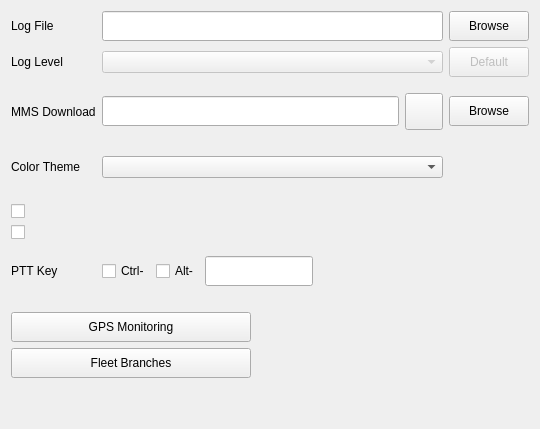
             <widget class="QWidget" name="generalPage">
              <layout class="QGridLayout" name="generalGLayout">
               <item row="0" column="0">
                <widget class="QLabel" name="logLabel">
                 <property name="sizePolicy">
                  <sizepolicy hsizetype="Preferred" vsizetype="Preferred">
                   <horstretch>0</horstretch>
                   <verstretch>0</verstretch>
                  </sizepolicy>
                 </property>
                 <property name="text">
                  <string>Log File</string>
                 </property>
                </widget>
               </item>
               <item row="0" column="1" colspan="5">
                <widget class="QLineEdit" name="logEdit">
                 <property name="minimumSize">
                  <size>
                   <width>0</width>
                   <height>30</height>
                  </size>
                 </property>
                </widget>
               </item>
               <item row="0" column="6">
                <widget class="QPushButton" name="logBrowseButton">
                 <property name="minimumSize">
                  <size>
                   <width>80</width>
                   <height>30</height>
                  </size>
                 </property>
                 <property name="text">
                  <string>Browse</string>
                 </property>
                </widget>
               </item>
               <item row="1" column="0">
                <widget class="QLabel" name="logLevelLabel">
                 <property name="sizePolicy">
                  <sizepolicy hsizetype="Preferred" vsizetype="Preferred">
                   <horstretch>0</horstretch>
                   <verstretch>0</verstretch>
                  </sizepolicy>
                 </property>
                 <property name="text">
                  <string>Log Level</string>
                 </property>
                </widget>
               </item>
               <item row="1" column="1" colspan="5">
                <widget class="QComboBox" name="logLevelCombo">
                 <property name="enabled">
                  <bool>false</bool>
                 </property>
                </widget>
               </item>
               <item row="1" column="6">
                <widget class="QPushButton" name="logLevelDefButton">
                 <property name="enabled">
                  <bool>false</bool>
                 </property>
                 <property name="minimumSize">
                  <size>
                   <width>80</width>
                   <height>30</height>
                  </size>
                 </property>
                 <property name="text">
                  <string>Default</string>
                 </property>
                </widget>
               </item>
               <item row="2" column="0">
                <spacer name="logVSpacer">
                 <property name="orientation">
                  <enum>Qt::Vertical</enum>
                 </property>
                 <property name="sizeType">
                  <enum>QSizePolicy::Fixed</enum>
                 </property>
                 <property name="sizeHint" stdset="0">
                  <size>
                   <width>20</width>
                   <height>10</height>
                  </size>
                 </property>
                </spacer>
               </item>
               <item row="3" column="0">
                <widget class="QLabel" name="dlLabel">
                 <property name="sizePolicy">
                  <sizepolicy hsizetype="Preferred" vsizetype="Preferred">
                   <horstretch>0</horstretch>
                   <verstretch>0</verstretch>
                  </sizepolicy>
                 </property>
                 <property name="text">
                  <string>MMS Download</string>
                 </property>
                </widget>
               </item>
               <item row="3" column="1" colspan="4">
                <widget class="QLineEdit" name="dlEdit">
                 <property name="minimumSize">
                  <size>
                   <width>0</width>
                   <height>30</height>
                  </size>
                 </property>
                 <property name="toolTip">
                  <string>Folder</string>
                 </property>
                </widget>
               </item>
               <item row="3" column="5">
                <widget class="QToolButton" name="dlClrButton">
                 <property name="minimumSize">
                  <size>
                   <width>30</width>
                   <height>30</height>
                  </size>
                 </property>
                 <property name="toolTip">
                  <string>Use default</string>
                 </property>
                 <property name="icon">
                  <iconset resource="Resources.qrc">
                   <normaloff>:/Images/images/icon_clear.png</normaloff>
                   :/Images/images/icon_clear.png</iconset>
                 </property>
                 <property name="iconSize">
                  <size>
                   <width>30</width>
                   <height>30</height>
                  </size>
                 </property>
                </widget>
               </item>
               <item row="3" column="6">
                <widget class="QPushButton" name="dlBrowseButton">
                 <property name="minimumSize">
                  <size>
                   <width>80</width>
                   <height>30</height>
                  </size>
                 </property>
                 <property name="text">
                  <string>Browse</string>
                 </property>
                </widget>
               </item>
               <item row="4" column="0">
                <spacer name="mmsVSpacer">
                 <property name="orientation">
                  <enum>Qt::Vertical</enum>
                 </property>
                 <property name="sizeType">
                  <enum>QSizePolicy::Fixed</enum>
                 </property>
                 <property name="sizeHint" stdset="0">
                  <size>
                   <width>20</width>
                   <height>20</height>
                  </size>
                 </property>
                </spacer>
               </item>
               <item row="5" column="0">
                <widget class="QLabel" name="themeLabel">
                 <property name="sizePolicy">
                  <sizepolicy hsizetype="Preferred" vsizetype="Preferred">
                   <horstretch>0</horstretch>
                   <verstretch>0</verstretch>
                  </sizepolicy>
                 </property>
                 <property name="text">
                  <string>Color Theme</string>
                 </property>
                </widget>
               </item>
               <item row="5" column="1" colspan="5">
                <widget class="QComboBox" name="themeCombo"/>
               </item>
               <item row="6" column="0">
                <spacer name="themeVSpacer">
                 <property name="orientation">
                  <enum>Qt::Vertical</enum>
                 </property>
                 <property name="sizeType">
                  <enum>QSizePolicy::Fixed</enum>
                 </property>
                 <property name="sizeHint" stdset="0">
                  <size>
                   <width>20</width>
                   <height>20</height>
                  </size>
                 </property>
                </spacer>
               </item>
               <item row="7" column="0" colspan="7">
                <widget class="QCheckBox" name="grpCallAutoJoinCheck">
                 <property name="checkable">
                  <bool>true</bool>
                 </property>
                </widget>
               </item>
               <item row="8" column="0" colspan="7">
                <widget class="QCheckBox" name="monRetainCheck">
                 <property name="checkable">
                  <bool>true</bool>
                 </property>
                </widget>
               </item>
               <item row="9" column="0">
                <spacer name="pttVSpacer">
                 <property name="orientation">
                  <enum>Qt::Vertical</enum>
                 </property>
                 <property name="sizeType">
                  <enum>QSizePolicy::Fixed</enum>
                 </property>
                 <property name="sizeHint" stdset="0">
                  <size>
                   <width>20</width>
                   <height>10</height>
                  </size>
                 </property>
                </spacer>
               </item>
               <item row="10" column="0">
                <widget class="QLabel" name="pttLabel">
                 <property name="text">
                  <string>PTT Key</string>
                 </property>
                </widget>
               </item>
               <item row="10" column="1">
                <widget class="QCheckBox" name="pttCtrlCheck">
                 <property name="text">
                  <string>Ctrl-</string>
                 </property>
                 <property name="checkable">
                  <bool>true</bool>
                 </property>
                </widget>
               </item>
               <item row="10" column="2">
                <widget class="QCheckBox" name="pttAltCheck">
                 <property name="text">
                  <string>Alt-</string>
                 </property>
                 <property name="checkable">
                  <bool>true</bool>
                 </property>
                </widget>
               </item>
               <item row="10" column="3">
                <widget class="QLineEdit" name="pttEdit">
                 <property name="sizePolicy">
                  <sizepolicy hsizetype="Maximum" vsizetype="Preferred">
                   <horstretch>0</horstretch>
                   <verstretch>0</verstretch>
                  </sizepolicy>
                 </property>
                 <property name="minimumSize">
                  <size>
                   <width>0</width>
                   <height>30</height>
                  </size>
                 </property>
                 <property name="alignment">
                  <set>Qt::AlignCenter</set>
                 </property>
                 <property name="maximumWidth">
                  <number>30</number>
                 </property>
                 <property name="maxLength">
                  <number>1</number>
                 </property>
                </widget>
               </item>
               <item row="10" column="4">
                <spacer name="pttSpacer">
                 <property name="orientation">
                  <enum>Qt::Horizontal</enum>
                 </property>
                 <property name="sizeHint" stdset="0">
                  <size>
                   <width>80</width>
                   <height>20</height>
                  </size>
                 </property>
                </spacer>
               </item>
               <item row="11" column="0">
                <spacer name="monVSpacer">
                 <property name="orientation">
                  <enum>Qt::Vertical</enum>
                 </property>
                 <property name="sizeType">
                  <enum>QSizePolicy::Fixed</enum>
                 </property>
                 <property name="sizeHint" stdset="0">
                  <size>
                   <width>20</width>
                   <height>20</height>
                  </size>
                 </property>
                </spacer>
               </item>
               <item row="12" column="0" colspan="7">
                <widget class="QPushButton" name="gpsMonButton">
                 <property name="minimumSize">
                  <size>
                   <width>80</width>
                   <height>30</height>
                  </size>
                 </property>
                 <property name="maximumSize">
                  <size>
                   <width>240</width>
                   <height>30</height>
                  </size>
                 </property>
                 <property name="text">
                  <string>GPS Monitoring</string>
                 </property>
                </widget>
               </item>
               <item row="13" column="0" colspan="7">
                <widget class="QPushButton" name="branchButton">
                 <property name="minimumSize">
                  <size>
                   <width>80</width>
                   <height>30</height>
                  </size>
                 </property>
                 <property name="maximumSize">
                  <size>
                   <width>240</width>
                   <height>30</height>
                  </size>
                 </property>
                 <property name="text">
                  <string>Fleet Branches</string>
                 </property>
                </widget>
               </item>
               <item row="14" column="0">
                <spacer name="gridVSpacer1">
                 <property name="orientation">
                  <enum>Qt::Vertical</enum>
                 </property>
                 <property name="sizeHint" stdset="0">
                  <size>
                   <width>20</width>
                   <height>40</height>
                  </size>
                 </property>
                </spacer>
               </item>
              </layout>
             </widget>
